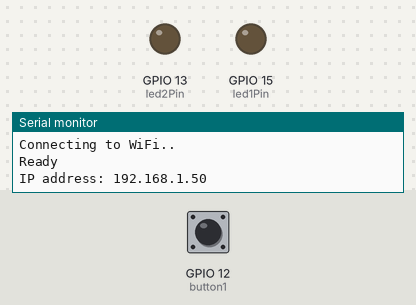
Simulated run of this program. Board: ESP8266 (NodeMCU). Shown: output pins drawn as LEDs (lit = HIGH), the last lines printed to the serial monitor. The inputs (shaded band) are chosen by the test bench; at power-on: GPIO 12 (button1) LOW. WiFi joins after 1.5 s; servers stay silent unless stated.

Above: at 3.2 s.
3.3 s: GPIO 12 (button1) pulled HIGH for 0.15 s
At 3.8 s:
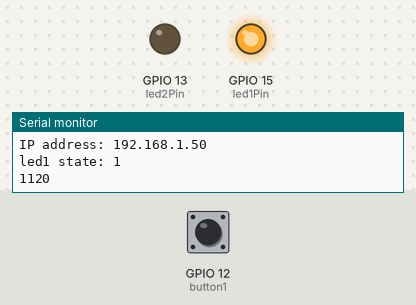
6.4 s: GPIO 12 (button1) pulled HIGH for 1 s
At 8.6 s:
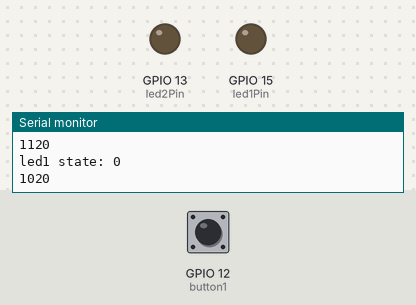
8.9 s: GPIO 12 (button1) pulled HIGH for 3.2 s
At 13.4 s:
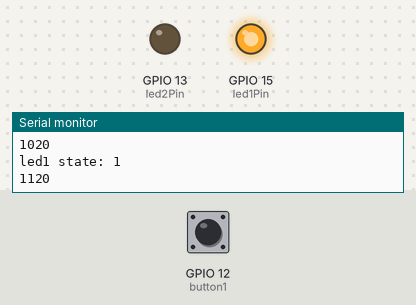
Timing chart, 0 to 14.6 s (numbered marks = the images above; inputs shaded):
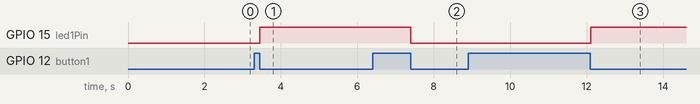

Measured:
- after the input at 3.3 s, GPIO 15 (led1Pin): LOW → HIGH after 0.15 s
- after the input at 6.4 s, GPIO 15 (led1Pin): HIGH → LOW after 1.0 s
- after the input at 8.9 s, GPIO 15 (led1Pin): LOW → HIGH after 3.2 s

The program:

main.cpp
```cpp
#include <PubSubClient.h>
#include <ArduinoOTA.h>

/*********
  Rui Santos
  Complete project details at https://RandomNerdTutorials.com/esp8266-nodemcu-websocket-server-arduino/
  The above copyright notice and this permission notice shall be included in all
  copies or substantial portions of the Software.
*********/

// Import required libraries
#include <ESP8266WiFi.h>
#include <ESPAsyncTCP.h>
#include <ESPAsyncWebServer.h>

// Replace with your network credentials
const char *ssid = "Qualqueruma";
const char *password = "33379281";

bool led1State = 0;
const int led1Pin = 15;

bool led2State = 0;
const int led2Pin = 13;

const int button1 = 12;
byte lastButtonState = 0;

// Create AsyncWebServer object on port 80
AsyncWebServer server(80);
AsyncWebSocket ws("/ws");

const char index_html[] PROGMEM = R"rawliteral(
<!DOCTYPE HTML><html>
<head>
  <title>ESP Web Server</title>
  <meta name="viewport" content="width=device-width, initial-scale=1">
  <link rel="icon" href="data:,">
  <style>
  html {
    font-family: Arial, Helvetica, sans-serif;
    text-align: center;
  }
  h1 {
    font-size: 1.8rem;
    color: white;
  }
  h2{
    font-size: 1.5rem;
    font-weight: bold;
    color: #143642;
  }
  .topnav {
    overflow: hidden;
    background-color: #143642;
  }
  body {
    margin: 0;
  }
  .content {
    padding: 30px;
    max-width: 600px;
    margin: 0 auto;
  }
  .card {
    background-color: #F8F7F9;;
    box-shadow: 2px 2px 12px 1px rgba(140,140,140,.5);
    padding-top:10px;
    padding-bottom:20px;
  }
  .button {
    padding: 15px 50px;
    font-size: 24px;
    text-align: center;
    outline: none;
    color: #fff;
    background-color: #0f8b8d;
    border: none;
    border-radius: 5px;
    -webkit-touch-callout: none;
    -webkit-user-select: none;
    -khtml-user-select: none;
    -moz-user-select: none;
    -ms-user-select: none;
    user-select: none;
    -webkit-tap-highlight-color: rgba(0,0,0,0);
   }
   /*.button:hover {background-color: #0f8b8d}*/
   .button:active {
     background-color: #0f8b8d;
     box-shadow: 2 2px #CDCDCD;
     transform: translateY(2px);
   }
   .state {
     font-size: 1.5rem;
     color:#8c8c8c;
     font-weight: bold;
   }
  </style>
<title>ESP Web Server</title>
<meta name="viewport" content="width=device-width, initial-scale=1">
<link rel="icon" href="data:,">
</head>
<body>
  <div class="topnav">
    <h1>ESP WebSocket Server</h1>
  </div>
  <div class="content">
    <div class="card">
      <h2>Output - GPIO 2</h2>
      <p class="state">state: <span id="state1">%STATE%</span></p>
      <p><button id="button1" class="button">Toggle</button></p>

      <h2>Output - GPIO 2</h2>
      <p class="state">state: <span id="state2">%STATE%</span></p>
      <p><button id="button2" class="button">Toggle</button></p>
    </div>
  </div>
<script>
  var gateway = `ws://${window.location.hostname}/ws`;
  var websocket;
  window.addEventListener('load', onLoad);
  function initWebSocket() {
    console.log('Trying to open a WebSocket connection...');
    websocket = new WebSocket(gateway);
    websocket.onopen    = onOpen;
    websocket.onclose   = onClose;
    websocket.onmessage = onMessage; // <-- add this line
  }
  function onOpen(event) {
    console.log('Connection opened');
  }
  function onClose(event) {
    console.log('Connection closed');
    setTimeout(initWebSocket, 2000);
  }

  function onMessage(event) {
    var state1, state2;
    //manda 1020 (todas desligadas)
    //manda 1120 (led 1 ligado led 2 desligado)
    //manda 1021 (led 1 desligado led 2 ligado)
    //manda 1121 (dois leds ligados)
    console.log(event.data[1], event.data[3]);

    if(event.data[1] == "1") {
      state1 = "ON"
          document.getElementById('button1').innerHTML = "DESLIGAR";
      } else {
          state1 = "OFF"
          document.getElementById('button1').innerHTML = "LIGAR";
      }

      if(event.data[3] == "1") {
          state2 = "ON"
          document.getElementById('button2').innerHTML = "DESLIGAR";
      } else {
          state2 = "OFF"
          document.getElementById('button2').innerHTML = "LIGAR";
      }

    document.getElementById('state2').innerHTML = state2;
    document.getElementById('state1').innerHTML = state1;
  }


  function onLoad(event) {
    initWebSocket();
    initButton();
  }
  function initButton() {
    document.getElementById('button1').addEventListener('click', toggle);
    document.getElementById('button2').addEventListener('click', toggle1);
  }
  function toggle(){
    websocket.send('l1');
  }

  function toggle1(){
    websocket.send('l2');
  }
</script>
</body>
</html>
)rawliteral";

void notifyClients()
{
  Serial.println(String("1" + String(led1State) + "2" + String(led2State)));
  ws.textAll(String("1" + String(led1State) + "2" + String(led2State)));
}

void handleWebSocketMessage(void *arg, uint8_t *data, size_t len)
{
  AwsFrameInfo *info = (AwsFrameInfo *)arg;
  if (info->final && info->index == 0 && info->len == len && info->opcode == WS_TEXT)
  {
    data[len] = 0;
    if (strcmp((char *)data, "l1") == 0)
    {
      led1State = !led1State;
      Serial.println("led1 state: " + String(led1State));
      notifyClients();
    }

    if (strcmp((char *)data, "l2") == 0)
    {
      led2State = !led2State;
      Serial.println("led2 state: " + String(led2State));
      notifyClients();
    }
  }
}

void onEvent(AsyncWebSocket *server, AsyncWebSocketClient *client, AwsEventType type,
             void *arg, uint8_t *data, size_t len)
{
  switch (type)
  {
  case WS_EVT_CONNECT:
    Serial.printf("WebSocket client #%u connected from %s\n", client->id(), client->remoteIP().toString().c_str());
    break;
  case WS_EVT_DISCONNECT:
    Serial.printf("WebSocket client #%u disconnected\n", client->id());
    break;
  case WS_EVT_DATA:
    handleWebSocketMessage(arg, data, len);
    break;
  case WS_EVT_PONG:
  case WS_EVT_ERROR:
    break;
  }
}

void initWebSocket()
{
  ws.onEvent(onEvent);
  server.addHandler(&ws);
}

String processor(const String &var)
{
  Serial.println(var);
  if (var == "STATE")
  {
    if (led1State)
    {
      return "ON";
    }
    else
    {
      return "OFF";
    }
  }
}

void setup()
{
  // Serial port for debugging purposes
  Serial.begin(115200);

  pinMode(led1Pin, OUTPUT);
  digitalWrite(led1Pin, LOW);

  pinMode(led2Pin, OUTPUT);
  digitalWrite(led2Pin, LOW);

  pinMode(button1, INPUT);

  // Connect to Wi-Fi
  WiFi.begin(ssid, password);
  while (WiFi.status() != WL_CONNECTED)
  {
    delay(1000);
    Serial.println("Connecting to WiFi..");
  }

  // Port defaults to 8266
  ArduinoOTA.setPort(8266);

  // Hostname defaults to esp8266-[ChipID]
  ArduinoOTA.setHostname("myesp8266");

  // No authentication by default
  ArduinoOTA.setPassword("teste");

  ArduinoOTA.onStart([]()
                     {
                       String type;
                       if (ArduinoOTA.getCommand() == U_FLASH)
                       {
                         type = "sketch";
                       }
                       else
                       { // U_FS
                         type = "filesystem";
                       }

                       // NOTE: if updating FS this would be the place to unmount FS using FS.end()
                       Serial.println("Start updating " + type);
                     });
  ArduinoOTA.onEnd([]()
                   { Serial.println("\nEnd"); });
  ArduinoOTA.onProgress([](unsigned int progress, unsigned int total)
                        { Serial.printf("Progress: %u%%\r", (progress / (total / 100))); });
  ArduinoOTA.onError([](ota_error_t error)
                     {
                       Serial.printf("Error[%u]: ", error);
                       if (error == OTA_AUTH_ERROR)
                       {
                         Serial.println("Auth Failed");
                       }
                       else if (error == OTA_BEGIN_ERROR)
                       {
                         Serial.println("Begin Failed");
                       }
                       else if (error == OTA_CONNECT_ERROR)
                       {
                         Serial.println("Connect Failed");
                       }
                       else if (error == OTA_RECEIVE_ERROR)
                       {
                         Serial.println("Receive Failed");
                       }
                       else if (error == OTA_END_ERROR)
                       {
                         Serial.println("End Failed");
                       }
                     });
  ArduinoOTA.begin();
  Serial.println("Ready");
  Serial.print("IP address: ");
  // Print ESP Local IP Address
  Serial.println(WiFi.localIP());

  initWebSocket();

  // Route for root / web page
  server.on("/", HTTP_GET, [](AsyncWebServerRequest *request)
            { request->send_P(200, "text/html", index_html, processor); });

  // Start server
  server.begin();
}

void loop()
{
  ws.cleanupClients();
  digitalWrite(led1Pin, led1State);
  digitalWrite(led2Pin, led2State);

  byte buttonState = digitalRead(button1);
  if (buttonState != lastButtonState)
  {
    lastButtonState = buttonState;
    if (buttonState == LOW)
    {
      led1State = !led1State;
      Serial.println("led1 state: " + String(led1State));
      notifyClients();
    }
  }
  ArduinoOTA.handle();
}
```
